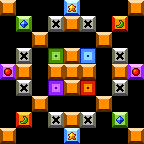

The image is a tile-based game level rendered from a .tmx file. Its description and complete source (layers, tilesets, objects, tile grids) follow:
An orthogonal 9x9 tile map with 16x16 px tiles, 1 tile layer (Laattataso 1).

<map version="1.2" tiledversion="1.3.5" orientation="orthogonal" renderorder="right-down" width="9" height="9" tilewidth="16" tileheight="16" infinite="0" nextlayerid="2" nextobjectid="1">
 <properties>
  <property name="difficulty" value="4" />
  <property name="moves" value="32" />
  <property name="name" value="The End" />
 </properties>
 <tileset firstgid="1" source="../../dev/editor_tiles.tsx" />
 <layer id="1" name="Laattataso 1" width="9" height="9">
  <data encoding="csv">
1,0,0,0,11,0,0,0,1,
0,10,0,9,1,9,0,12,0,
0,0,1,0,0,0,1,0,0,
0,9,0,2,1,3,0,9,0,
13,1,0,1,1,1,0,1,13,
0,9,0,5,1,4,0,9,0,
0,0,1,0,0,0,1,0,0,
0,12,0,9,1,9,0,10,0,
1,0,0,0,11,0,0,0,1
</data>
 </layer>
</map>
